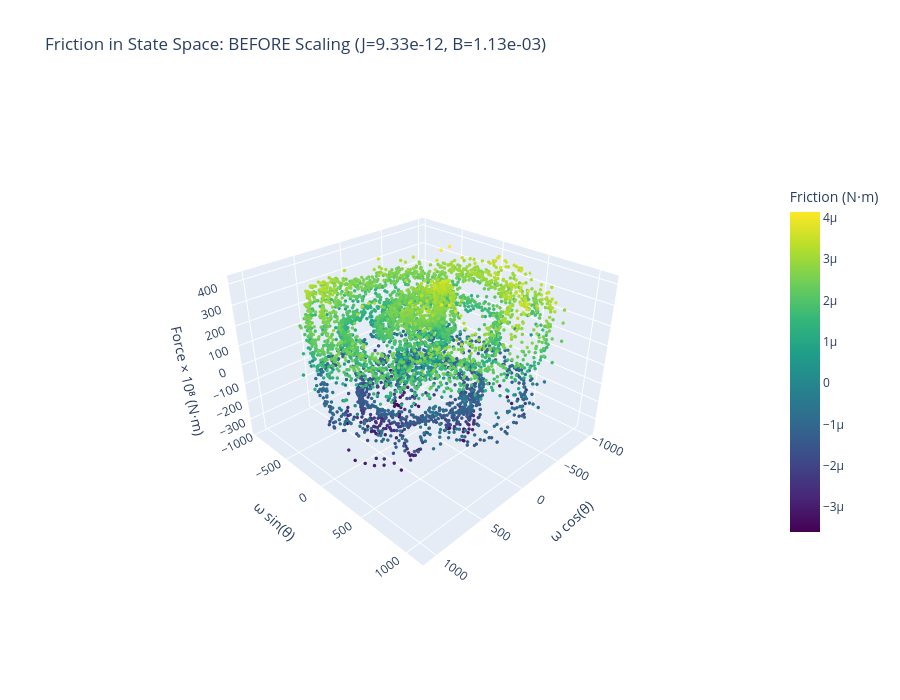
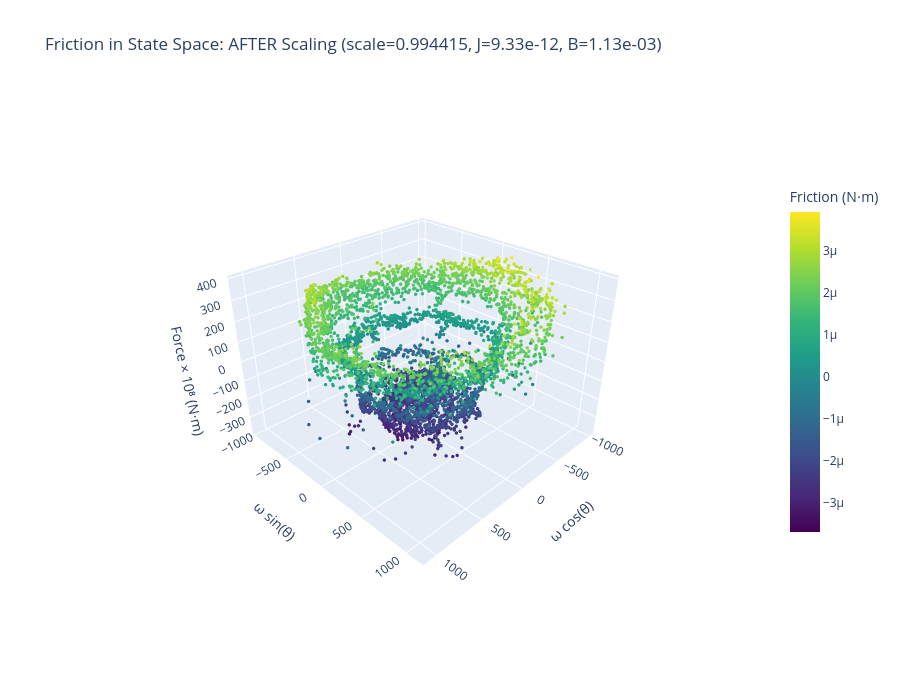

Source (notebook cell) for these figures, in order:
### Markdown cell above
## 3D Visualization: Friction in State Space

Compare friction surfaces for corrected vs uncorrected data using interactive Plotly 3D plots.

### Code cell
# Visualize friction force before and after scaling using Plotly
# 3D friction in state space plots

# Plot 1: 3D friction in state space (before)
theta_wrapped = np.mod(theta_trk_trim, 2*np.pi)
omega_offset = omega_trk_trim - np.min(omega_trk_trim)
xs_before = omega_offset * np.cos(theta_wrapped)
ys_before = omega_offset * np.sin(theta_wrapped)
zs_before = frc_before * 1e8  # Scale for visibility

fig_3d_before = go.Figure(data=[go.Scatter3d(
    x=xs_before,
    y=ys_before,
    z=zs_before,
    mode='markers',
    marker=dict(
        size=2,
        color=frc_before,
        colorscale='Viridis',
        colorbar=dict(title='Friction (N⋅m)', x=1.02, len=0.7),
        showscale=True
    ),
    text=[f'θ={theta_wrapped[i]:.2f} rad<br>ω={omega_trk_trim[i]:.1f} rad/s<br>F={frc_before[i]:.2e} N⋅m'
          for i in range(len(frc_before))],
    hovertemplate='<b>Friction Before Scaling</b><br>%{text}<extra></extra>'
)])

max_range_before = np.max([xs_before.max() - xs_before.min(), ys_before.max() - ys_before.min()]) / 2.0
mid_x_before = (xs_before.max() + xs_before.min()) * 0.5
mid_y_before = (ys_before.max() + ys_before.min()) * 0.5

fig_3d_before.update_layout(
    title=f'Friction in State Space: BEFORE Scaling (J={J_INITIAL:.2e}, B={B_MAGNET_INITIAL:.2e})',
    scene=dict(
        xaxis=dict(title='ω cos(θ)', range=[mid_x_before - max_range_before, mid_x_before + max_range_before]),
        yaxis=dict(title='ω sin(θ)', range=[mid_y_before - max_range_before, mid_y_before + max_range_before]),
        zaxis=dict(title='Force × 10⁸ (N⋅m)'),
        aspectmode='manual',
        aspectratio=dict(x=1, y=1, z=0.7),
        camera=dict(eye=dict(x=1.5, y=1.5, z=1.2))
    ),
    width=900,
    height=700
)
fig_3d_before.show()

# Plot 2: 3D friction in state space (after)
xs_after = omega_offset * np.cos(theta_wrapped)
ys_after = omega_offset * np.sin(theta_wrapped)
zs_after = frc_after * 1e8  # Scale for visibility

fig_3d_after = go.Figure(data=[go.Scatter3d(
    x=xs_after,
    y=ys_after,
    z=zs_after,
    mode='markers',
    marker=dict(
        size=2,
        color=frc_after,
        colorscale='Viridis',
        colorbar=dict(title='Friction (N⋅m)', x=1.02, len=0.7),
        showscale=True
    ),
    text=[f'θ={theta_wrapped[i]:.2f} rad<br>ω={omega_trk_trim[i]:.1f} rad/s<br>F={frc_after[i]:.2e} N⋅m'
          for i in range(len(frc_after))],
    hovertemplate='<b>Friction After Scaling</b><br>%{text}<extra></extra>'
)])

max_range_after = np.max([xs_after.max() - xs_after.min(), ys_after.max() - ys_after.min()]) / 2.0
mid_x_after = (xs_after.max() + xs_after.min()) * 0.5
mid_y_after = (ys_after.max() + ys_after.min()) * 0.5

fig_3d_after.update_layout(
    title=f'Friction in State Space: AFTER Scaling (scale={scale_opt:.6f}, J={J_INITIAL:.2e}, B={B_MAGNET_INITIAL:.2e})',
    scene=dict(
        xaxis=dict(title='ω cos(θ)', range=[mid_x_after - max_range_after, mid_x_after + max_range_after]),
        yaxis=dict(title='ω sin(θ)', range=[mid_y_after - max_range_after, mid_y_after + max_range_after]),
        zaxis=dict(title='Force × 10⁸ (N⋅m)'),
        aspectmode='manual',
        aspectratio=dict(x=1, y=1, z=0.7),
        camera=dict(eye=dict(x=1.5, y=1.5, z=1.2))
    ),
    width=900,
    height=700
)
fig_3d_after.show()

print("\n✓ Friction visualization complete")
print("  Compare the 3D plots to see how scaling affects friction smoothness")

### Figure 1 — Plotly figure (JSON) as saved in the notebook; plotly's stock layout.template omitted (floating-point values rounded to 4 significant figures; data arrays with more than 128 entries replaced by an {"elided": "..."} marker saying what was removed)
{"data": [{"hovertemplate": "<b>Friction Before Scaling</b><br>%{text}<extra></extra>", "marker": {"color": {"elided": "5181 float values"}, "colorbar": {"len": 0.7, "title": {"text": "Friction (N⋅m)"}, "x": 1.02}, "colorscale": [[0, "#440154"], [0.1111, "#482878"], [0.2222, "#3e4989"], [0.3333, "#31688e"], [0.4444, "#26828e"], [0.5556, "#1f9e89"], [0.6667, "#35b779"], [0.7778, "#6ece58"], [0.8889, "#b5de2b"], [1, "#fde725"]], "showscale": true, "size": 2}, "mode": "markers", "text": {"elided": "5181 str values"}, "type": "scatter3d", "x": {"elided": "5181 float values"}, "y": {"elided": "5181 float values"}, "z": {"elided": "5181 float values"}}], "layout": {"height": 700, "scene": {"aspectmode": "manual", "aspectratio": {"x": 1, "y": 1, "z": 0.7}, "camera": {"eye": {"x": 1.5, "y": 1.5, "z": 1.2}}, "xaxis": {"range": [-1066.0, 1134.0], "title": {"text": "ω cos(θ)"}}, "yaxis": {"range": [-1032.0, 1167.0], "title": {"text": "ω sin(θ)"}}, "zaxis": {"title": {"text": "Force × 10⁸ (N⋅m)"}}}, "title": {"text": "Friction in State Space: BEFORE Scaling (J=9.33e-12, B=1.13e-03)"}, "width": 900}}

### Figure 2 — Plotly figure (JSON) as saved in the notebook; plotly's stock layout.template omitted (floating-point values rounded to 4 significant figures; data arrays with more than 128 entries replaced by an {"elided": "..."} marker saying what was removed)
{"data": [{"hovertemplate": "<b>Friction After Scaling</b><br>%{text}<extra></extra>", "marker": {"color": {"elided": "5181 float values"}, "colorbar": {"len": 0.7, "title": {"text": "Friction (N⋅m)"}, "x": 1.02}, "colorscale": [[0, "#440154"], [0.1111, "#482878"], [0.2222, "#3e4989"], [0.3333, "#31688e"], [0.4444, "#26828e"], [0.5556, "#1f9e89"], [0.6667, "#35b779"], [0.7778, "#6ece58"], [0.8889, "#b5de2b"], [1, "#fde725"]], "showscale": true, "size": 2}, "mode": "markers", "text": {"elided": "5181 str values"}, "type": "scatter3d", "x": {"elided": "5181 float values"}, "y": {"elided": "5181 float values"}, "z": {"elided": "5181 float values"}}], "layout": {"height": 700, "scene": {"aspectmode": "manual", "aspectratio": {"x": 1, "y": 1, "z": 0.7}, "camera": {"eye": {"x": 1.5, "y": 1.5, "z": 1.2}}, "xaxis": {"range": [-1066.0, 1134.0], "title": {"text": "ω cos(θ)"}}, "yaxis": {"range": [-1032.0, 1167.0], "title": {"text": "ω sin(θ)"}}, "zaxis": {"title": {"text": "Force × 10⁸ (N⋅m)"}}}, "title": {"text": "Friction in State Space: AFTER Scaling (scale=0.994415, J=9.33e-12, B=1.13e-03)"}, "width": 900}}
